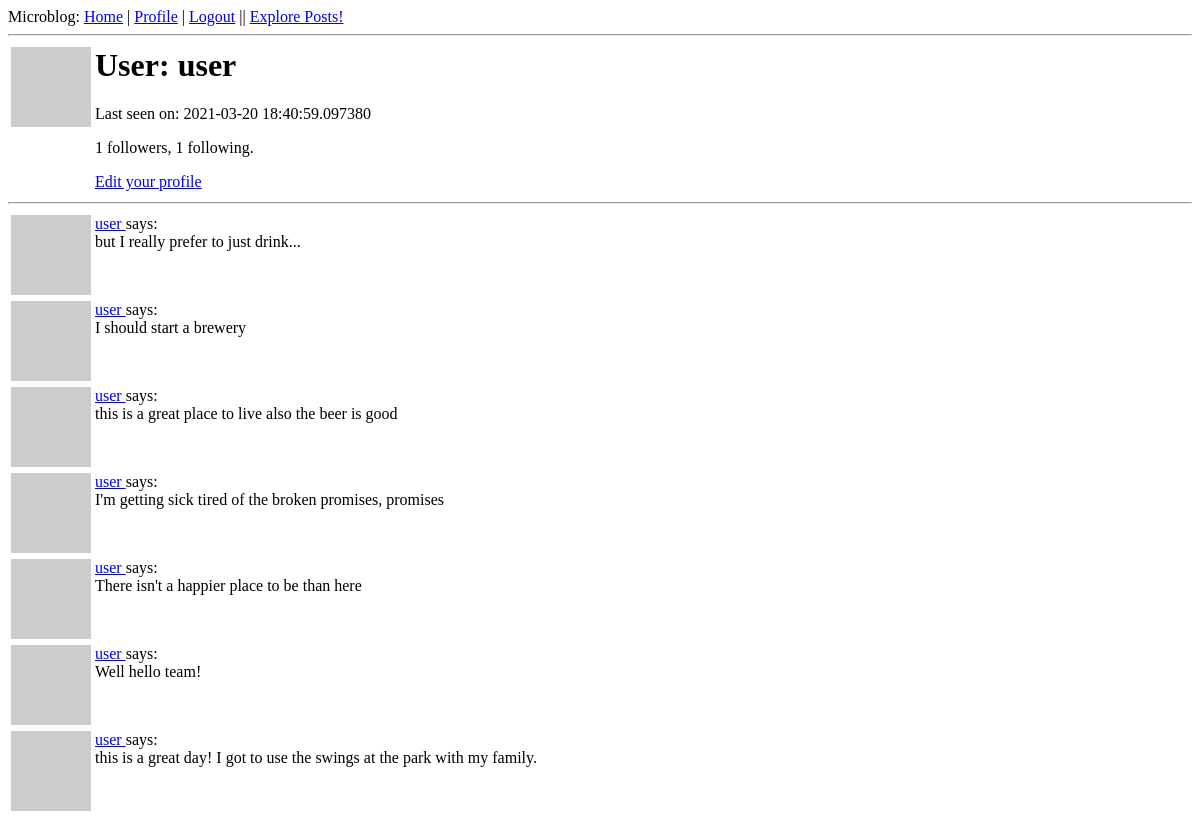
Before: /user/user (signed in) with the older database file.
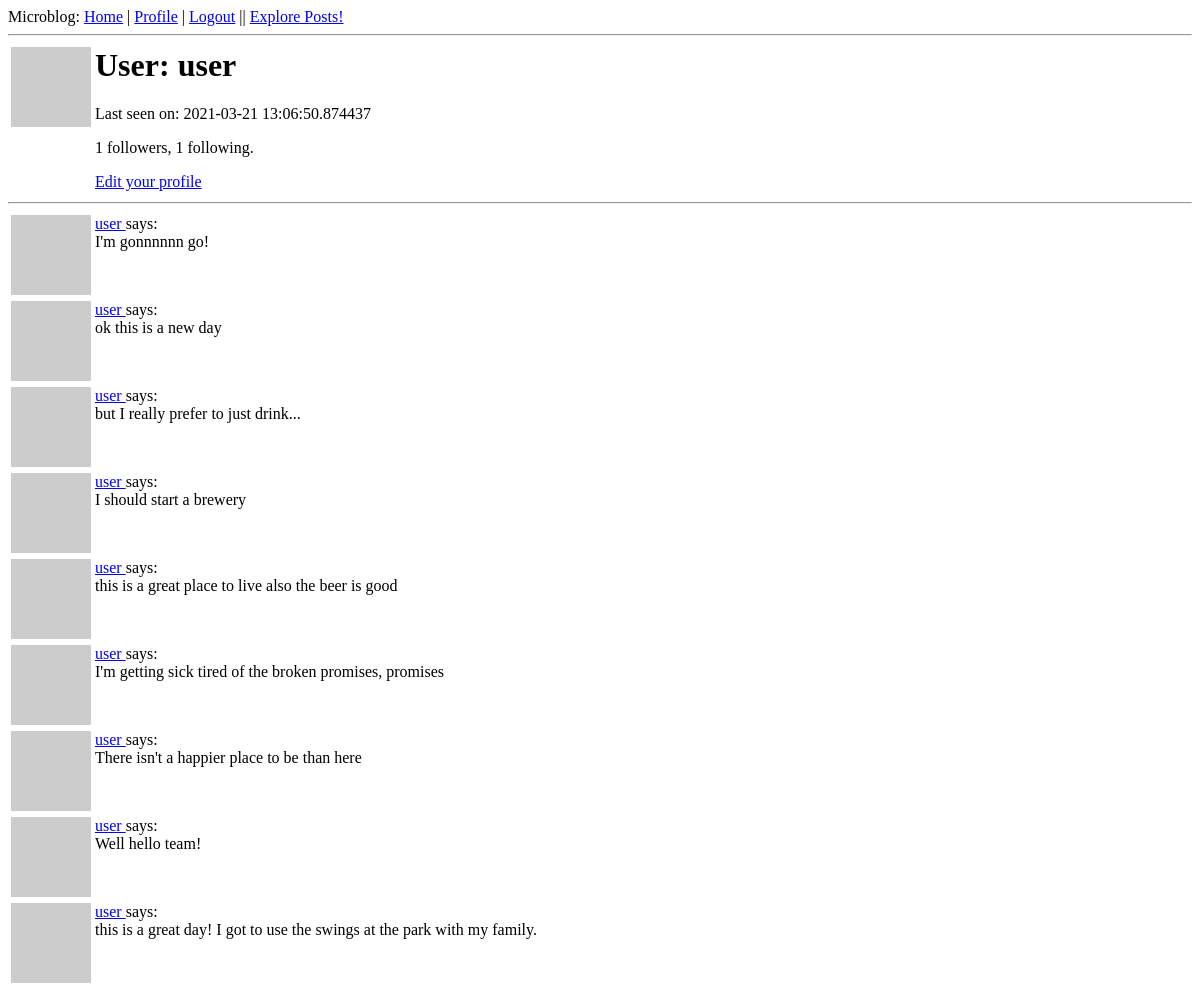
After: the same page with the newer database file.
### app/models.py (models this page shows, shortened)
class User(UserMixin, db.Model):  # Define the User Class and the UserMixin
    id = db.Column(db.Integer, primary_key=True)
    username = db.Column(db.String(64), index=True, unique=True)
    email = db.Column(db.String(120), index=True, unique=True)
    password_hash = db.Column(db.String(128))
    posts = db.relationship('Post', backref='author', lazy='dynamic')
    about_me = db.Column(db.String(240))
    last_seen = db.Column(db.DateTime, default=datetime.utcnow)
    followed = db.relationship(
        'User', secondary=followers,
        primaryjoin=(followers.c.follower_id == id),
        secondaryjoin=(followers.c.followed_id == id),
        backref=db.backref('followers', lazy='dynamic'), lazy='dynamic')
    def avatar(self, size):
        digest = md5(self.email.lower().encode('utf-8')).hexdigest()
        return 'hxxps://www.gravatar.com/avatar/{}?d=identicon&s={}'.format(
            digest, size
        )

class Post(db.Model):  # Define the Post Class and link to the User Class
    id = db.Column(db.Integer, primary_key=True)
    body = db.Column(db.String(240))
    timestamp = db.Column(db.DateTime, index=True, default=datetime.utcnow)
    user_id = db.Column(db.Integer, db.ForeignKey('user.id'))

### app/routes.py (the view)
@app.route('/user/<username>')
@login_required
def user(username):
    user = User.query.filter_by(username=username).first_or_404()
    page = request.args.get('page', 1, type=int)
    posts = user.posts.order_by(Post.timestamp.desc()).paginate(
        page, app.config['POSTS_PER_PAGE'], False)
    next_url = url_for('user', username=user.username, page=posts.next_num) \
        if posts.has_next else None
    prev_url = url_for('user', username=user.username, page=posts.prev_num) \
        if posts.has_prev else None
    form = EmptyForm()
    return render_template('user.html', user=user, posts=posts.items,
                           next_url=next_url, prev_url=prev_url, form=form)

### app/models.py (called while the page is built)
@login.user_loader
def load_user(id):
    return User.query.get(int(id))

### app/routes.py (called while the page is built)
@app.before_request
def before_request():
    if current_user.is_authenticated:
        current_user.last_seen = datetime.utcnow()
        db.session.commit()

### app/templates/user.html (shortened to what this page needs)
{% extends "base.html" %}
{% block content %}
    <table>
        <tr valign="top">
            <td><img src="{{ user.avatar(120) }}" /></td>
            <td>
                <h1>User: {{ user.username }}</h1>
                {% if user.last_seen %}<p>Last seen on: {{ user.last_seen }}</p>{% endif %}
                <p>{{ user.followers.count() }} followers, {{ user.followed.count() }} following.</p>
                {% if user == current_user %}
                <p><a href="{{ url_for('edit_profile') }}">Edit your profile</a></p>
                {% endif %}
            </td>
        </tr>
    </table>
    <hr>
    {% for post in posts %}
        {% include '_post.html' %}
    {% endfor %}
{% endblock %}

### app/templates/_post.html
<table>
    <tr valign="top">
        <td><img src="{{ post.author.avatar(36) }}"></td>
        <td>
            <a href="{{ url_for('user', username=post.author.username) }}">
                {{ post.author.username }}
            </a>
            says:<br>{{ post.body }}
        </td>
    </tr>
</table>

Changed rows visible on the page:
changed User "user": last_seen "2021-03-20 18:40:59.097380" → "2021-03-21 13:06:50.874437"
added Post: author.username "user", body "I'm gonnnnnn go!"
added Post: author.username "user", body "ok this is a new day"
